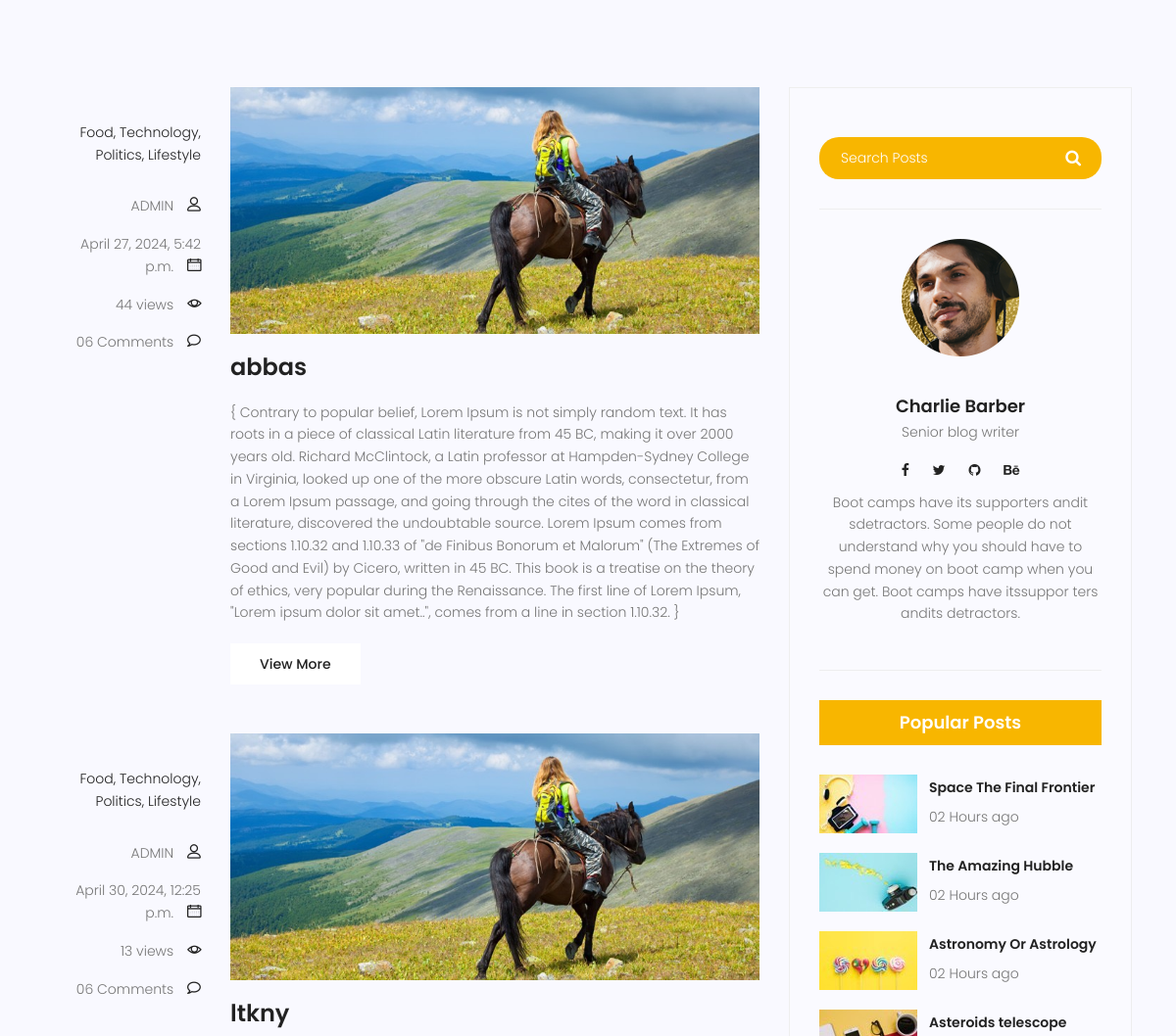
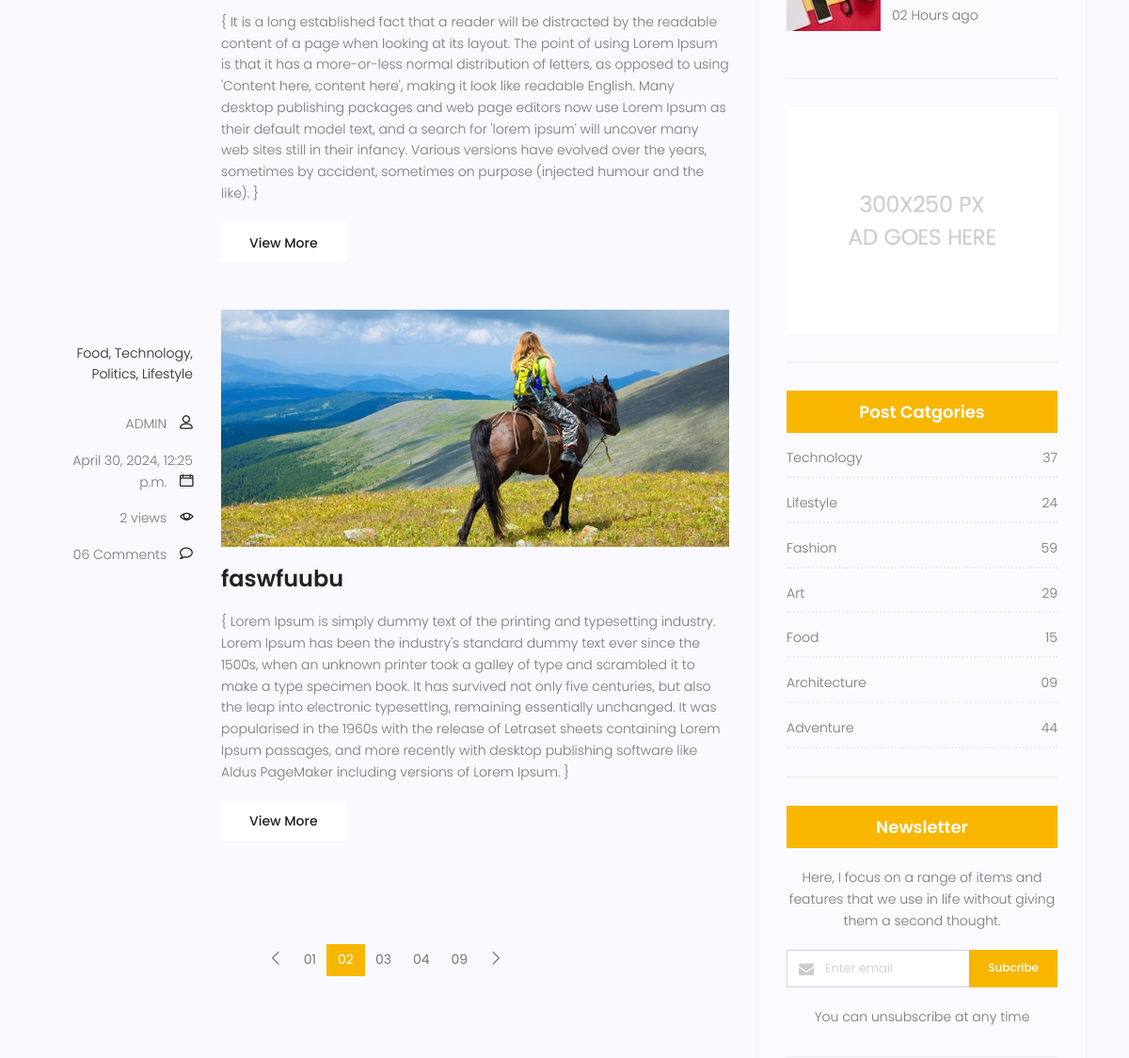
Page /blog/ (middle part) on the earlier database version (2 pictures, top to bottom).
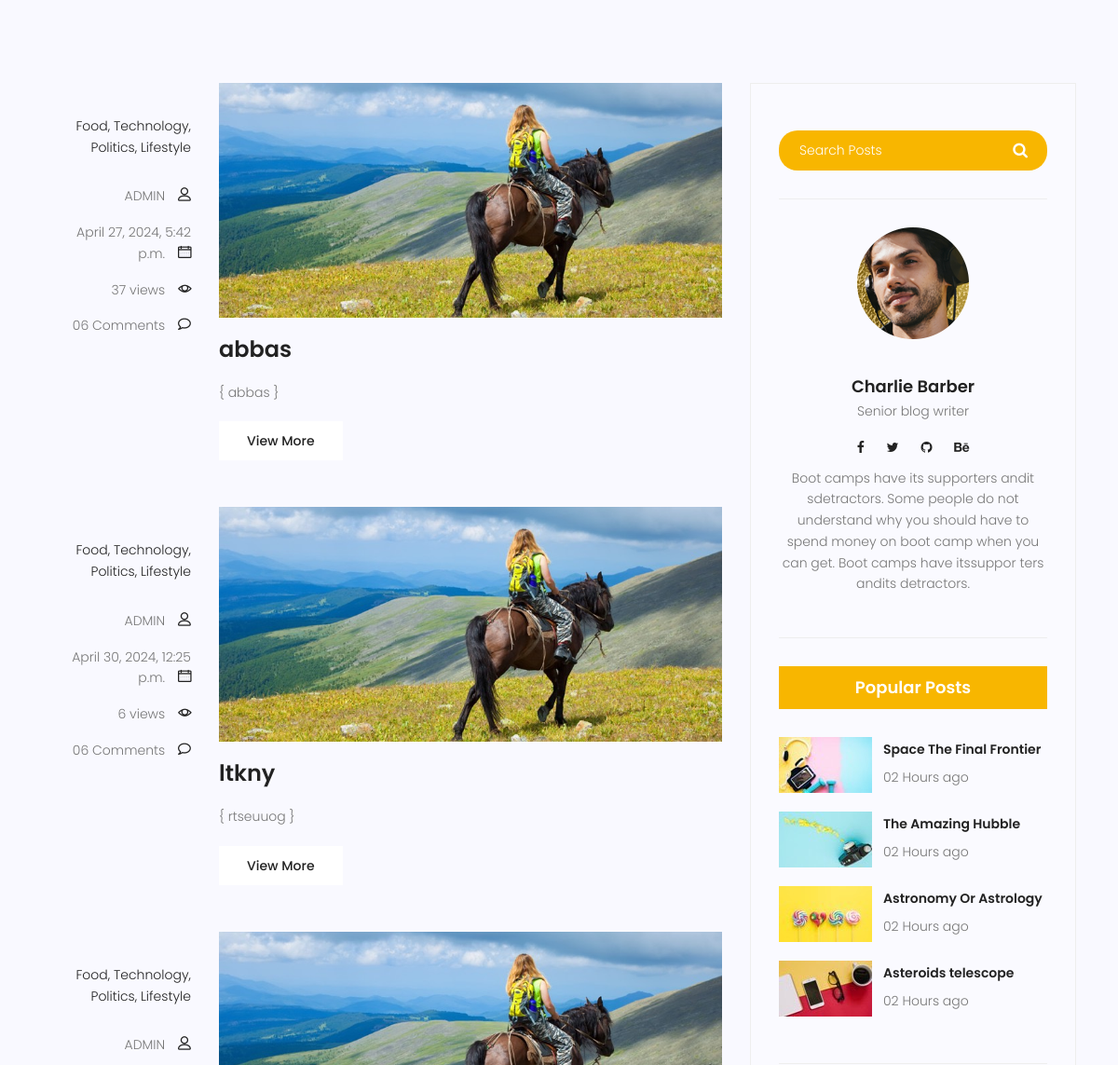
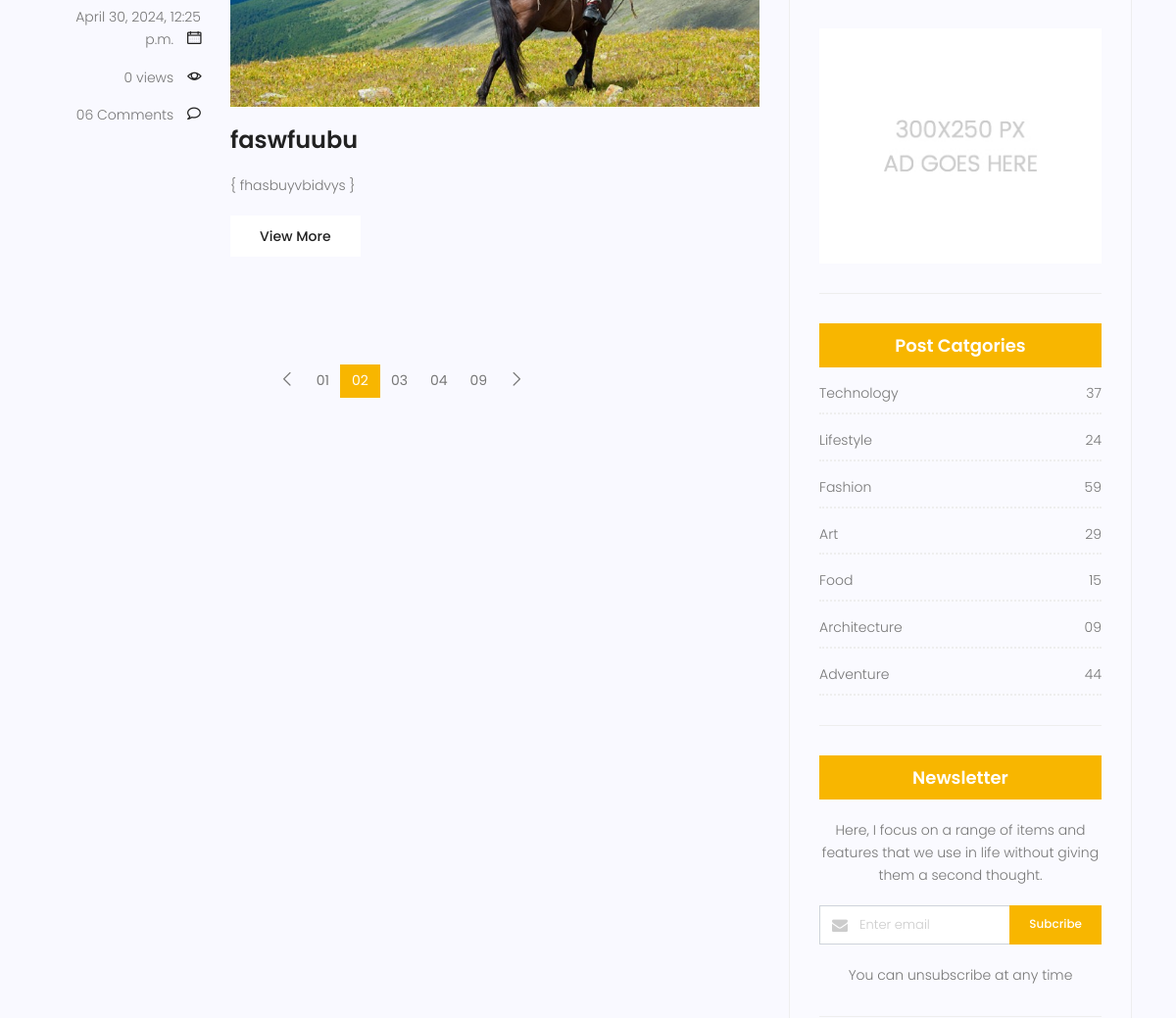
Same page on the later database version (2 pictures, top to bottom).
### blog/models.py (models this page shows)
class Post(models.Model):
    image = models.ImageField(upload_to="blog/", default="blog/default.jpg")
    author = models.ForeignKey(User,on_delete=models.SET_NULL,null=True)
    title = models.CharField(max_length=255)
    content = models.TextField()
    counted_views = models.IntegerField(default=0)
    status = models.BooleanField(default=False)
    published_date = models.DateTimeField(null=True)
    created_date = models.DateTimeField(auto_now_add=True)
    updated_date = models.DateTimeField(auto_now=True)

### blog/views.py (the view)
# urls.py: path('', blog_view,name='index'),
def blog_view(request):
    posts = Post.objects.filter(status=1, published_date__lte=timezone.now())
    context = {'posts':posts}
    return render(request,'blog/blog-home.html',context)

### templates/blog/blog-home.html (shortened to what this page needs)
{% load static %}
	<!DOCTYPE html>
	<html lang="zxx" class="no-js">
	<head>
			<link rel="stylesheet" href="{% static 'css/linearicons.css'%}">
			<link rel="stylesheet" href="{% static 'css/font-awesome.min.css' %}">
			<link rel="stylesheet" href="{% static 'css/bootstrap.css' %}">
			<link rel="stylesheet" href="{% static 'css/magnific-popup.css' %}">
			<link rel="stylesheet" href="{% static 'css/jquery-ui.css' %}">
			<link rel="stylesheet" href="{% static 'css/nice-select.css' %}">
			<link rel="stylesheet" href="{% static 'css/animate.min.css' %}">
			<link rel="stylesheet" href="{% static 'css/owl.carousel.css' %}">
			<link rel="stylesheet" href="{% static 'css/main.css'%}">
		</head>
		<body>
			<section class="top-category-widget-area pt-90 pb-90 ">
			</section>
			<section class="post-content-area">
				<div class="container">
					<div class="row">
						<div class="col-lg-8 posts-list">
							{% for Post in posts %}
							<div class="single-post row">
								<div class="col-lg-3  col-md-3 meta-details">
									<ul class="tags">
										<li><a href="#">Food,</a></li>
										<li><a href="#">Technology,</a></li>
										<li><a href="#">Politics,</a></li>
										<li><a href="#">Lifestyle</a></li>
									</ul>
									<div class="user-details row">
										<p class="user-name col-lg-12 col-md-12 col-6"><a href="#">{{ Post.author }}</a> <span class="lnr lnr-user"></span></p>
										<p class="date col-lg-12 col-md-12 col-6"><a href="#">{{Post.published_date}}</a> <span class="lnr lnr-calendar-full"></span></p>
										<p class="view col-lg-12 col-md-12 col-6"><a href="#">{{ Post.counted_views }} views</a> <span class="lnr lnr-eye"></span></p>
										<p class="comments col-lg-12 col-md-12 col-6"><a href="#">06 Comments</a> <span class="lnr lnr-bubble"></span></p>
									</div>
								</div>
								<div class="col-lg-9 col-md-9 ">
									<div class="feature-img">
										<img class="img-fluid" src="{% static 'img/blog/feature-img1.jpg' %}" alt="">
									</div>
									<a class="posts-title" href="{% url 'blog:single' pid=Post.id %}"><h3>{{Post.title}}</h3></a>
									<p class="excert">
{										{{Post.content}}
}									</p>
									<a href="#" class="primary-btn">View More</a>
								</div>
							</div>
							{% endfor %}
		                    <nav class="blog-pagination justify-content-center d-flex">
		                        <ul class="pagination">
		                            <li class="page-item">
		                                <a href="#" class="page-link" aria-label="Previous">
		                                    <span aria-hidden="true">
		                                        <span class="lnr lnr-chevron-left"></span>
		                                    </span>
		                                </a>
		                            </li>
		                            <li class="page-item"><a href="#" class="page-link">01</a></li>
		                            <li class="page-item active"><a href="#" class="page-link">02</a></li>
		                            <li class="page-item"><a href="#" class="page-link">03</a></li>
		                            <li class="page-item"><a href="#" class="page-link">04</a></li>
		                            <li class="page-item"><a href="#" class="page-link">09</a></li>
		                            <li class="page-item">
		                                <a href="#" class="page-link" aria-label="Next">
		                                    <span aria-hidden="true">
		                                        <span class="lnr lnr-chevron-right"></span>
		                                    </span>
		                                </a>
		                            </li>
		                        </ul>
		                    </nav>
						</div>
						<div class="col-lg-4 sidebar-widgets">
							<div class="widget-wrap">
								<div class="single-sidebar-widget search-widget">
									<form class="search-form" action="#">
			                            <input placeholder="Search Posts" name="search" type="text" onfocus="this.placeholder = ''" onblur="this.placeholder = 'Search Posts'" >
			                            <button type="submit"><i class="fa fa-search"></i></button>
			                        </form>
								</div>
								<div class="single-sidebar-widget user-info-widget">
									<img src="{% static 'img/blog/user-info.png' %}" alt="">
									<a href="#"><h4>Charlie Barber</h4></a>
									<p>
										Senior blog writer
									</p>
									<ul class="social-links">
										<li><a href="#"><i class="fa fa-facebook"></i></a></li>
										<li><a href="#"><i class="fa fa-twitter"></i></a></li>
										<li><a href="#"><i class="fa fa-github"></i></a></li>
										<li><a href="#"><i class="fa fa-behance"></i></a></li>
									</ul>
									<p>
										Boot camps have its supporters andit sdetractors. Some people do not understand why you should have to spend money on boot camp when you can get. Boot camps have itssuppor ters andits detractors.
									</p>
								</div>
								<div class="single-sidebar-widget popular-post-widget">
									<h4 class="popular-title">Popular Posts</h4>
									<div class="popular-post-list">
										<div class="single-post-list d-flex flex-row align-items-center">
											<div class="thumb">
												<img class="img-fluid" src="{% static 'img/blog/pp1.jpg' %}" alt="">
											</div>
											<div class="details">
												<a href="#"><h6>Space The Final Frontier</h6></a>
												<p>02 Hours ago</p>
											</div>
										</div>
										<div class="single-post-list d-flex flex-row align-items-center">
											<div class="thumb">
												<img class="img-fluid" src="{% static 'img/blog/pp2.jpg' %}" alt="">
											</div>
											<div class="details">
												<a href="#"><h6>The Amazing Hubble</h6></a>
												<p>02 Hours ago</p>
											</div>
										</div>
										<div class="single-post-list d-flex flex-row align-items-center">
											<div class="thumb">
												<img class="img-fluid" src="{% static 'img/blog/pp3.jpg' %}" alt="">
											</div>
											<div class="details">
												<a href="#"><h6>Astronomy Or Astrology</h6></a>
												<p>02 Hours ago</p>
											</div>
										</div>
										<div class="single-post-list d-flex flex-row align-items-center">
											<div class="thumb">
												<img class="img-fluid" src="{% static 'img/blog/pp4.jpg' %}" alt="">
											</div>
											<div class="details">
												<a href="#"><h6>Asteroids telescope</h6></a>
												<p>02 Hours ago</p>
											</div>
										</div>
									</div>
								</div>
								<div class="single-sidebar-widget ads-widget">
									<a href="#"><img class="img-fluid" src="{% static 'img/blog/ads-banner.jpg' %}" alt=""></a>
								</div>
								<div class="single-sidebar-widget post-category-widget">
									<h4 class="category-title">Post Catgories</h4>
									<ul class="cat-list">
										<li>
											<a href="#" class="d-flex justify-content-between">
												<p>Technology</p>
												<p>37</p>
											</a>
										</li>
										<li>
											<a href="#" class="d-flex justify-content-between">
												<p>Lifestyle</p>
												<p>24</p>
											</a>
										</li>
										<li>
											<a href="#" class="d-flex justify-content-between">
												<p>Fashion</p>
												<p>59</p>
											</a>
										</li>
										<li>
											<a href="#" class="d-flex justify-content-between">
												<p>Art</p>
												<p>29</p>
											</a>
										</li>
										<li>
											<a href="#" class="d-flex justify-content-between">
												<p>Food</p>
												<p>15</p>
											</a>
										</li>
										<li>
											<a href="#" class="d-flex justify-content-between">
												<p>Architecture</p>
												<p>09</p>
											</a>
										</li>
										<li>
											<a href="#" class="d-flex justify-content-between">
												<p>Adventure</p>
												<p>44</p>
											</a>
										</li>
									</ul>
								</div>
								<div class="single-sidebar-widget newsletter-widget">
									<h4 class="newsletter-title">Newsletter</h4>
									<p>
										Here, I focus on a range of items and features that we use in life without
										giving them a second thought.
									</p>
									<div class="form-group d-flex flex-row">
									   <div class="col-autos">
									      <div class="input-group">
									        <div class="input-group-prepend">
									          <div class="input-group-text"><i class="fa fa-envelope" aria-hidden="true"></i>
											</div>
									        </div>
									        <input type="text" class="form-control" id="inlineFormInputGroup" placeholder="Enter email" onfocus="this.placeholder = ''" onblur="this.placeholder = 'Enter email'" >
									      </div>
									    </div>
									    <a href="#" class="bbtns">Subcribe</a>
									</div>
									<p class="text-bottom">
										You can unsubscribe at any time
									</p>
								</div>
							</div>
						</div>
					</div>
				</div>
			</section>
		</body>
	</html>

Differences in the rows shown:
changed Post "abbas": counted_views "44" → "37"; content "Contrary to popular belief, Lorem Ipsum is not simply random text. It has roots in a piece of classical Latin literature from 45 BC, making it over 2000 years old. Richard McClintock, a Latin professor at Hampden-Sydney College in Virginia, looked up one of the more obscure Latin words, consectetur, from a Lorem Ipsum passage, and going through the cites of the word in classical literature, discovered the undoubtable source. Lorem Ipsum comes from sections 1.10.32 and 1.10.33 of \"de Finibus Bonorum et Malorum\" (The Extremes of Good and Evil) by Cicero, written in 45 BC. This book is a treatise on the theory of ethics, very popular during the Renaissance. The first line of Lorem Ipsum,…" → "abbas"
changed Post "ltkny": counted_views "13" → "6"; content "It is a long established fact that a reader will be distracted by the readable content of a page when looking at its layout. The point of using Lorem Ipsum is that it has a more-or-less normal distribution of letters, as opposed to using 'Content here, content here', making it look like readable English. Many desktop publishing packages and web page editors now use Lorem Ipsum as their default model text, and a search for 'lorem ipsum' will uncover many web sites still in their infancy. Various versions have evolved over the years, sometimes by accident, sometimes on purpose (injected humour and the like)." → "rtseuuog"
changed Post "faswfuubu": counted_views "2" → "0"; content "Lorem Ipsum is simply dummy text of the printing and typesetting industry. Lorem Ipsum has been the industry's standard dummy text ever since the 1500s, when an unknown printer took a galley of type and scrambled it to make a type specimen book. It has survived not only five centuries, but also the leap into electronic typesetting, remaining essentially unchanged. It was popularised in the 1960s with the release of Letraset sheets containing Lorem Ipsum passages, and more recently with desktop publishing software like Aldus PageMaker including versions of Lorem Ipsum." → "fhasbuyvbidvys"
